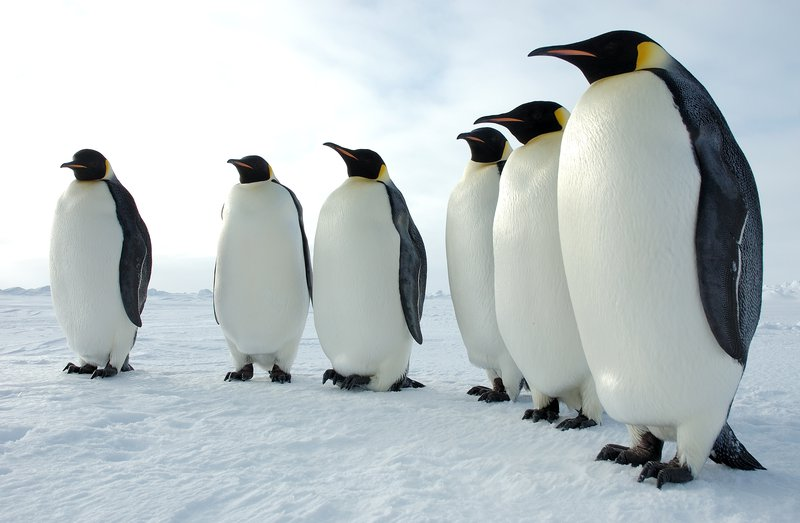
#> input picture python/penguins.jpg, 800 x 523 px, found by its file name
$ python lab9.py
#> lines starting #> are read from the running program, lines starting #| are printed output that depends on the picture; after the words box and inside, x2 and y2 are one past the last pixel; in counts of white or black regions, pixels touching at a corner belong together
#> further down, img is the input picture: shape (523, 800, 3); mean B, G, R 195.8, 193.3, 184.2
import cv2
import numpy as np

def binarizare_automata_globala(img, error=0.01, max_iter=50):
    # Calculează histograma imaginii
#> called with error = 0.01, max_iter = 50
    hist = cv2.calcHist([img], [0], None, [256], [0, 256])
#> hist = 256 values, max 62928 at index 255, min 96 at index 109, mean 1634.4

    # Găsește intensitățile maxime și minime
    i_min = np.argmax(hist)
#> i_min = 255
    i_max = np.argmin(hist)
#> i_max = 109

    # Inițializează pragul t
    t = (i_min + i_max) // 2
#> t = 182

    # Iterații pentru actualizarea pragului t
    for i in range(max_iter):
        # Segmentează imaginea pe baza pragului t
        binary_img = np.zeros_like(img)
        binary_img[img >= t] = 255

        # Calculează valorile medii ale segmentelor
        mean1 = cv2.mean(img, binary_img)[0]
        mean2 = cv2.mean(img, cv2.bitwise_not(binary_img))[0]

        # Actualizează pragul
        new_t = (mean1 + mean2) // 2

        # Verifică condiția de oprire
        if abs(new_t - t) <= error:
            break

        t = new_t
#> this loop made 6 passes
#> (mean1, mean2, new_t, t) on passes 1 to 5: (218.4, 127.1, 172, 172), (213.1, 102.4, 157, 157), (209.1, 65.5, 137, 137), (207.7, 49.82, 128, 128), (207.3, 45.5, 126, 126)
#> (mean1, mean2, new_t) on pass 6: (207.2, 44.8, 126)
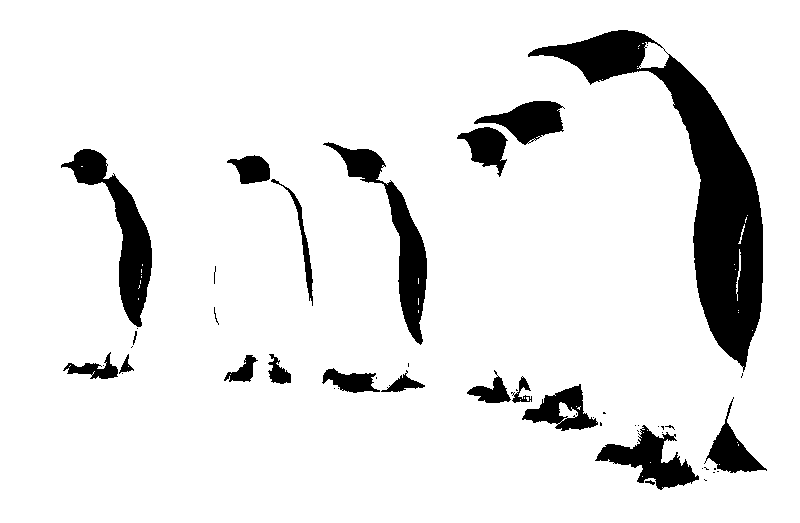
#> binary_img: shape (523, 800); 89.9% white; 51 black regions (30 under 20 px), largest, box (x1, y1, x2, y2) and area: (528, 30, 763, 372) 18913, (61, 149, 152, 327) 4628, (323, 142, 427, 345) 4420

    # Binarizează imaginea folosind pragul calculat
    binary_img = np.zeros_like(img)
    binary_img[img >= t] = 255

    return binary_img

def negativare_imagine(imagine):
    """Returneaza imaginea negativata."""
    imagine_negativata = 255 - imagine
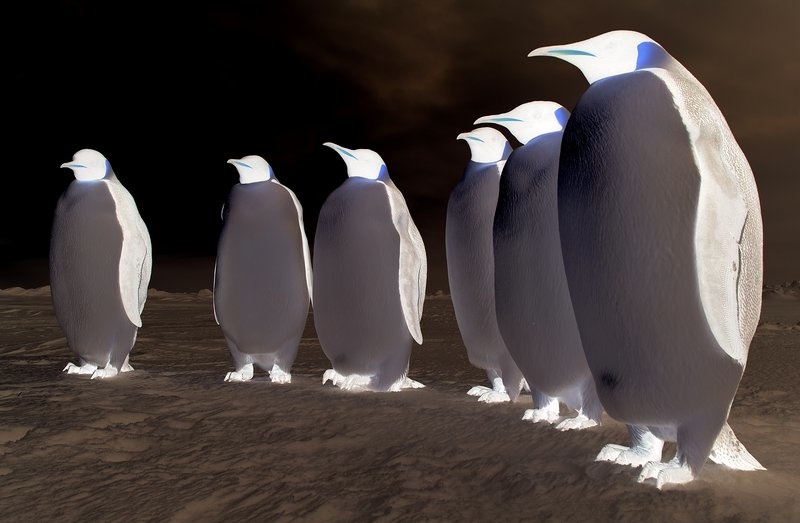
#> imagine_negativata: shape (523, 800, 3); mean B, G, R 59.2, 61.7, 70.8
    return imagine_negativata

def modifica_contrast(image, min_out=0, max_out=0):
    # determine minimum and maximum values in the image
#> called with min_out = 0, max_out = 4
    min_in = np.min(image)
#> min_in = 0
    max_in = np.max(image)
#> max_in = 255

    # calculate contrast scaling factor
    scale_factor = (max_out - min_out) / (max_in - min_in)
#> scale_factor = 0.0157

    # apply contrast scaling to the image
    modified_image = (image - min_in) * scale_factor + min_out

    return modified_image

def corectie_gamma(img, gamma=1.0):
    # Convertim imaginea în format de intensitate a griului
#> called with gamma = 1
    gray_img = cv2.cvtColor(img, cv2.COLOR_BGR2GRAY)

    # Normalizăm intensitatea pixelilor la intervalul [0, 1]
    normalized_img = gray_img / 255.0

    # Aplicăm corecția gamma
    gamma_corrected_img = np.power(normalized_img, gamma)

    # Întoarcem imaginea la intervalul [0, 255] și convertim înapoi la format BGR
    gamma_corrected_img = (gamma_corrected_img * 255).astype(np.uint8)
    gamma_corrected_img = cv2.cvtColor(gamma_corrected_img, cv2.COLOR_GRAY2BGR)

    return gamma_corrected_img

def modifica_luminozitate(imagine, offset):
    """Returneaza imaginea negativata."""
#> called with offset = 100
    imagine_negativata = offset + imagine.astype(np.int32)
    imagine_negativata = np.clip(imagine_negativata, 0, 255).astype(np.uint8)
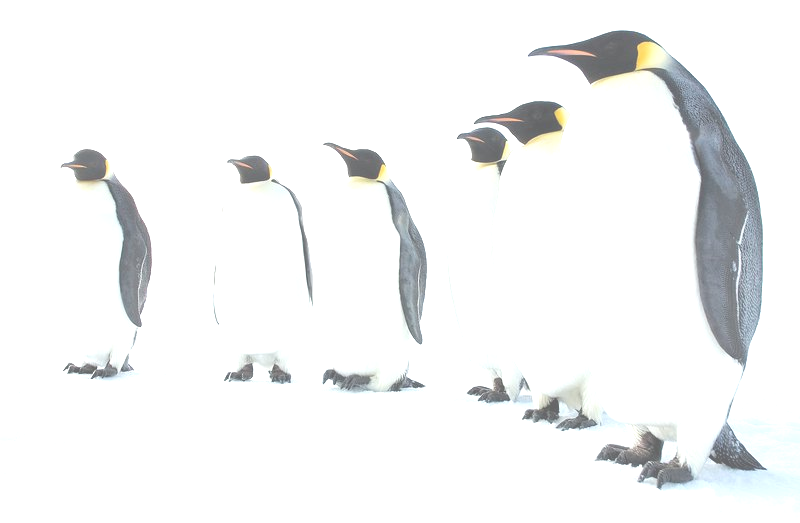
#> imagine_negativata: shape (523, 800, 3); mean B, G, R 244, 243.8, 242.9
    return imagine_negativata


def egalizarea_histogramei(img):
    # Calculează histograma imaginii de intrare
    hist, _ = np.histogram(img.flatten(), 256, [0, 256])

    # Calculează FDP-ul imaginii de intrare
    fdp = hist / np.sum(hist)
#> fdp = 256 values, max 0.15 at index 255, min 0.000229 at index 109, mean 0.00391

    # Calculează CDF-ul imaginii de intrare
    cdf = np.cumsum(fdp)
#> cdf = 256 values from 0.00088 to 1

    # Calculează funcția de transformare
    tab = np.zeros(256)
    for i in range(256):
        tab[i] = int(255 * cdf[i] + 0.5)
#> after the loop, tab = 256 values from 0 to 255

    # Aplică funcția de transformare pe fiecare pixel al imaginii de intrare
    img_eq = tab[img]
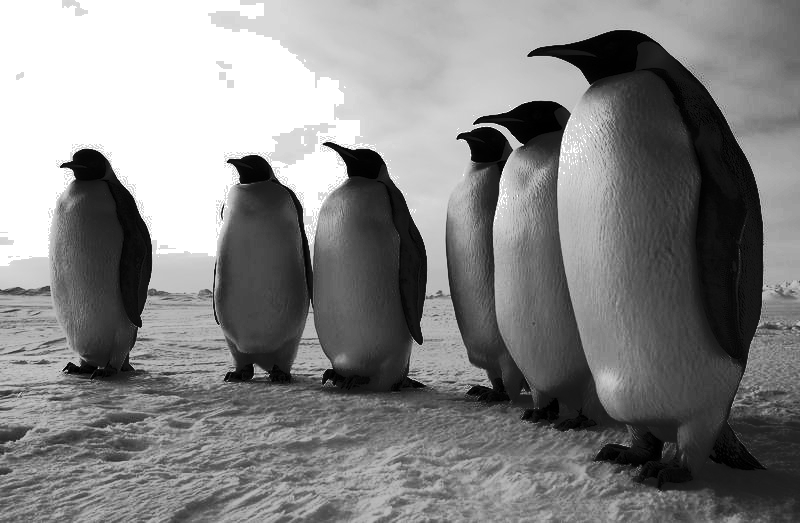
#> img_eq: shape (523, 800) float64; min 0, max 255, mean 131.3

    # Convertște imaginea egalizată înapoi în tipul de date uint8
    img_eq = np.uint8(img_eq)

    return img_eq


img_bw = cv2.imread('D:\wamp64\www\Prelucrarea Imaginilor\python\penguins.jpg', 0)
img = cv2.imread('D:\wamp64\www\Prelucrarea Imaginilor\python\penguins.jpg')

binary_img = binarizare_automata_globala(img_bw)

negative_img = negativare_imagine(img)

contrast_img = modifica_contrast(img, 0, 4)

gamma_img = corectie_gamma(img)

luminozitate_img = modifica_luminozitate(img, 100)

egalizareHist_img = egalizarea_histogramei(img_bw)

# Afișează imaginea binarizată
cv2.imshow('Binarizare automata globala', binary_img)
cv2.imshow('Negativare', negative_img)
cv2.imshow('Modificare contrast', contrast_img)
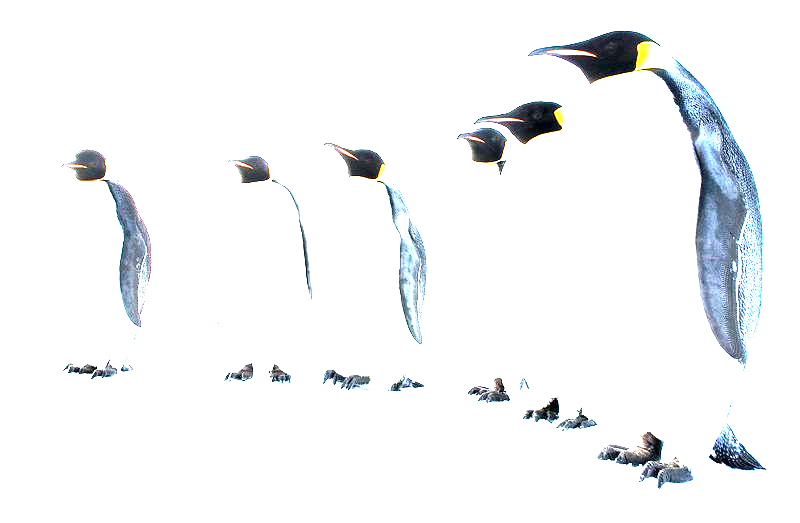
#> window 'Modificare contrast': shape (523, 800, 3); mean B, G, R 246.5, 245.1, 243.4
cv2.imshow('Gamma', gamma_img)
cv2.imshow('Luminozitate', luminozitate_img)
cv2.imshow('Egalizare histograma', egalizareHist_img)
cv2.waitKey(0)
cv2.destroyAllWindows()

$ run again, with python/imagine.jpeg copied over python/penguins.jpg
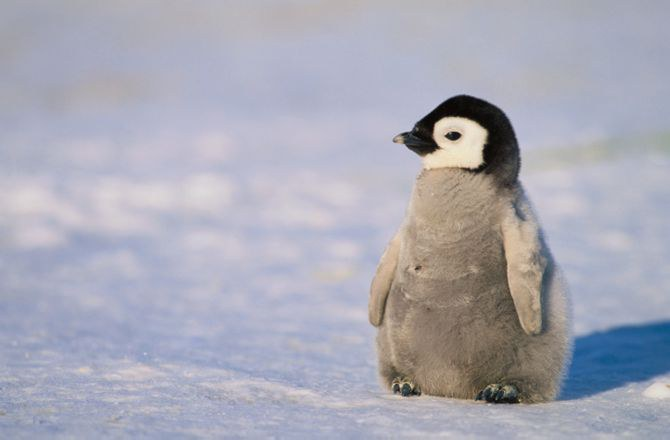
#> input picture python/imagine.jpeg, 670 x 440 px, found by its file name
#> img is the input picture: shape (440, 670, 3); mean B, G, R 181.5, 169.2, 169.1
#> in binarizare_automata_globala, `hist = cv2.calcHist([img], [0], None, [256], [0, 256])`: hist = 256 values, max 13697 at index 184, min 0 at index 2, mean 1151.6
#> i_min = 184
#> i_max = 2
#> in binarizare_automata_globala, `t = (i_min + i_max) // 2`: t = 93
#> the loop in binarizare_automata_globala, `for i in range(max_iter):` made 5 passes
#> (mean1, mean2, new_t, t) on passes 1 to 4: (175.8, 65.44, 120, 120), (178.4, 82.94, 130, 130), (179.4, 90.14, 134, 134), (179.8, 92.68, 136, 136)
#> after the loop in binarizare_automata_globala, `for i in range(max_iter):`:
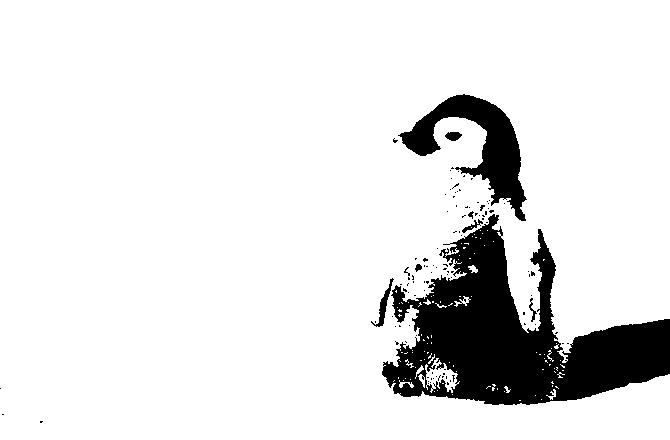
#> binary_img: shape (440, 670); 89.2% white; 107 black regions (99 under 20 px), largest, box (x1, y1, x2, y2) and area: (382, 214, 670, 405) 25492, (398, 94, 527, 221) 5454, (371, 278, 394, 327) 253
#> min_in = 0
#> max_in = 247
#> scale_factor = 0.0162
#> fdp = 256 values, max 0.0465 at index 184, min 0 at index 2, mean 0.00391
#> cdf = 256 values from 3.39e-06 to 1
#> after the loop in egalizarea_histogramei, `for i in range(256):`: tab = 256 values from 0 to 255
#> `cv2.imshow('Modificare contrast', contrast_img)`:
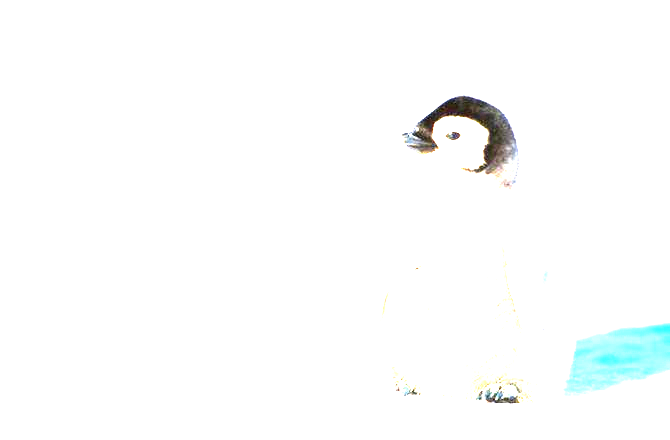
#> window 'Modificare contrast': shape (440, 670, 3); mean B, G, R 252.8, 253, 251.5
